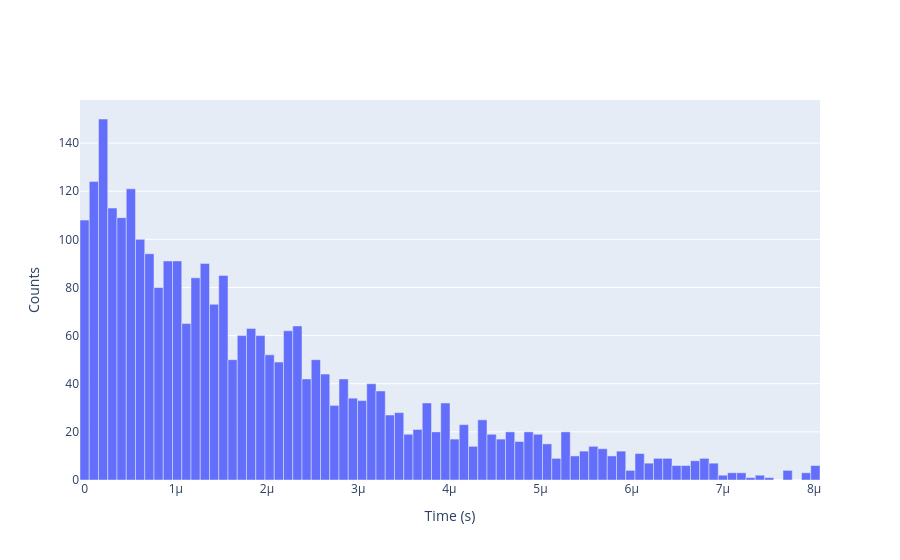

Notebook cell for this chart:
### Code cell
data_1 = np.genfromtxt("Data/timestamp/21_01_2024_14_40_PMG.csv", delimiter=',')
# print(len(data_1))
data_2 = np.genfromtxt("Data/timestamp/21_01_2024_15_50_low_M_Voltage.csv", delimiter=',')
# # print(len(data_2))
data_3 = np.genfromtxt("Data/timestamp/21_01_2024_17_42.csv", delimiter=',')
# print(len(data_3))
n_bins = 80
# data_2 = data_2[(data_2 > 0.6e-6) & (data_2 < 1.8e-6)]
count, edges = np.histogram(data_1, bins=n_bins , density=False)
count_2, edges_2 = np.histogram(data_2, bins=n_bins , density=True)
count_3, edges_3 = np.histogram(data_3, bins=n_bins , density=False)

fig = go.Figure()

# fig.add_trace(go.Bar(x=edges[:-1], y=count, name='Histogram', width=np.diff(edges)))
# fig.add_trace(go.Bar(x=edges_2[:-1], y=count_2, name='Histogram 2', width=np.diff(edges_2)))
fig.add_trace(go.Bar(x=edges_3[:-1], y=count_3, name='Histogram 3', width=np.diff(edges_3)))

fig.update_layout(
    xaxis_title='Time (s)',
    yaxis_title='Counts',
    bargap=0
)

fig.show()
print("sum counts:", np.sum(count_3))

### Figure 1 — Plotly figure (JSON) as saved in the notebook; plotly's stock layout.template omitted (floating-point values rounded to 4 significant figures)
{"data": [{"name": "Histogram 3", "type": "bar", "width": [1.014e-07, 1.014e-07, 1.014e-07, 1.014e-07, 1.014e-07, 1.014e-07, 1.014e-07, 1.014e-07, 1.014e-07, 1.014e-07, 1.014e-07, 1.015e-07, 1.015e-07, 1.014e-07, 1.014e-07, 1.015e-07, 1.015e-07, 1.014e-07, 1.014e-07, 1.015e-07, 1.015e-07, 1.014e-07, 1.015e-07, 1.015e-07, 1.015e-07, 1.015e-07, 1.014e-07, 1.015e-07, 1.015e-07, 1.014e-07, 1.015e-07, 1.015e-07, 1.015e-07, 1.015e-07, 1.014e-07, 1.015e-07, 1.015e-07, 1.014e-07, 1.015e-07, 1.014e-07, 1.014e-07, 1.015e-07, 1.014e-07, 1.014e-07, 1.015e-07, 1.014e-07, 1.015e-07, 1.014e-07, 1.014e-07, 1.015e-07, 1.014e-07, 1.015e-07, 1.014e-07, 1.014e-07, 1.015e-07, 1.014e-07, 1.014e-07, 1.015e-07, 1.014e-07, 1.014e-07, 1.015e-07, 1.014e-07, 1.015e-07, 1.014e-07, 1.014e-07, 1.015e-07, 1.014e-07, 1.015e-07, 1.014e-07, 1.014e-07, 1.015e-07, 1.014e-07, 1.014e-07, 1.015e-07, 1.014e-07, 1.014e-07, 1.015e-07, 1.015e-07, 1.014e-07, 1.015e-07], "x": [0.0, 1.014e-07, 2.029e-07, 3.043e-07, 4.058e-07, 5.072e-07, 6.087e-07, 7.101e-07, 8.116e-07, 9.13e-07, 1.014e-06, 1.116e-06, 1.217e-06, 1.319e-06, 1.42e-06, 1.522e-06, 1.623e-06, 1.725e-06, 1.826e-06, 1.928e-06, 2.029e-06, 2.13e-06, 2.232e-06, 2.333e-06, 2.435e-06, 2.536e-06, 2.638e-06, 2.739e-06, 2.841e-06, 2.942e-06, 3.043e-06, 3.145e-06, 3.246e-06, 3.348e-06, 3.449e-06, 3.551e-06, 3.652e-06, 3.754e-06, 3.855e-06, 3.957e-06, 4.058e-06, 4.159e-06, 4.261e-06, 4.362e-06, 4.464e-06, 4.565e-06, 4.667e-06, 4.768e-06, 4.87e-06, 4.971e-06, 5.073e-06, 5.174e-06, 5.275e-06, 5.377e-06, 5.478e-06, 5.58e-06, 5.681e-06, 5.783e-06, 5.884e-06, 5.986e-06, 6.087e-06, 6.188e-06, 6.29e-06, 6.391e-06, 6.493e-06, 6.594e-06, 6.696e-06, 6.797e-06, 6.899e-06, 7e-06, 7.101e-06, 7.203e-06, 7.304e-06, 7.406e-06, 7.507e-06, 7.609e-06, 7.71e-06, 7.812e-06, 7.913e-06, 8.015e-06], "y": [108, 124, 150, 113, 109, 121, 100, 94, 80, 91, 91, 65, 84, 90, 73, 85, 50, 60, 63, 60, 52, 49, 62, 64, 42, 50, 44, 31, 42, 34, 33, 40, 37, 27, 28, 19, 21, 32, 20, 32, 17, 23, 14, 25, 19, 17, 20, 16, 20, 19, 15, 9, 20, 10, 12, 14, 13, 10, 12, 4, 11, 7, 9, 9, 6, 6, 8, 9, 7, 2, 3, 3, 1, 2, 1, 0, 4, 0, 3, 6]}], "layout": {"bargap": 0, "xaxis": {"title": {"text": "Time (s)"}}, "yaxis": {"title": {"text": "Counts"}}}}
